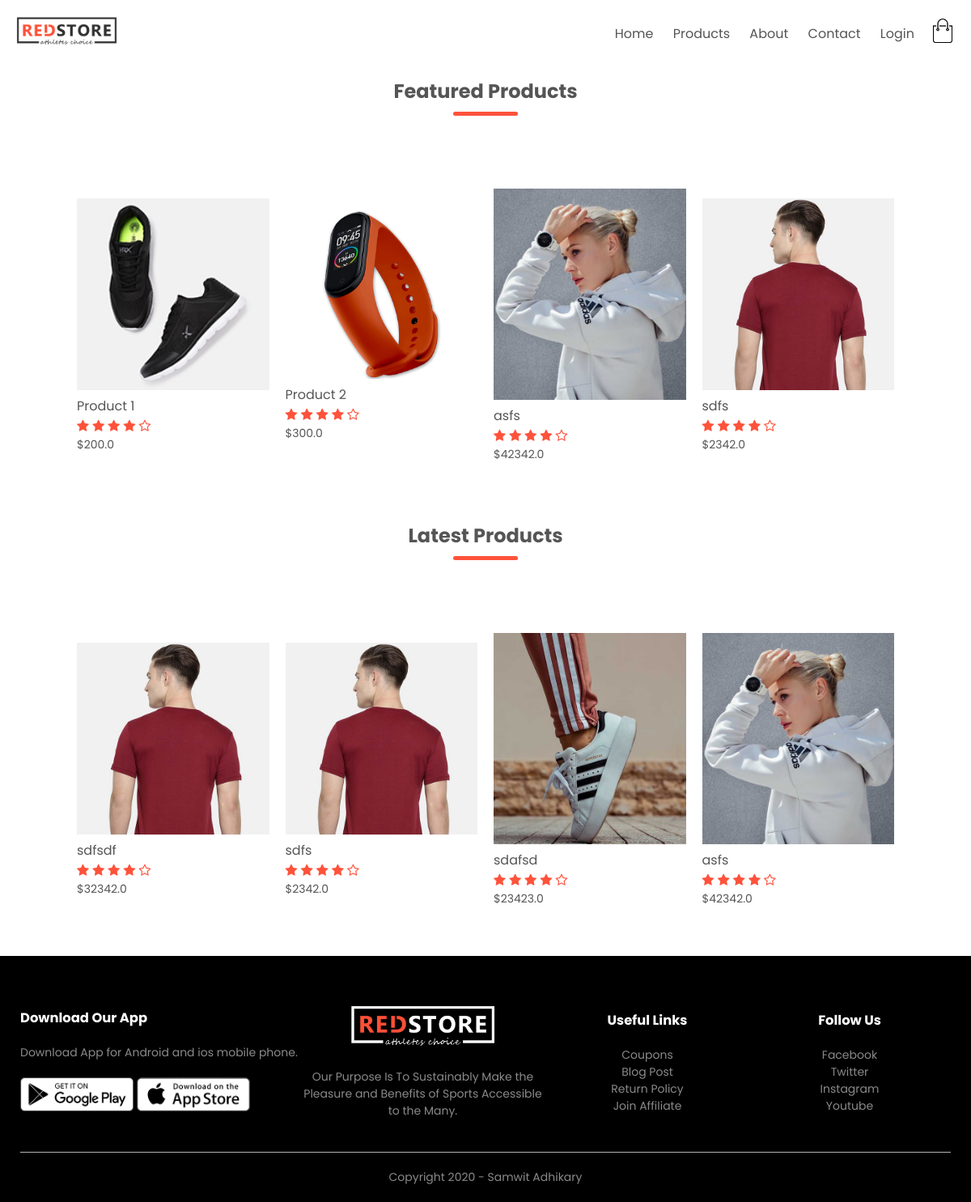
The page / on the database its author committed.
### Products/models.py (models this page shows, shortened)
class ProductModels(models.Model):
     LIVE=1
     DELETE=0
     DELETE_CHOICE=((LIVE,'live'),(DELETE,'Delete'))
     title=models.CharField(max_length=100)
     price=models.FloatField()
     description=models.CharField(max_length=200)
     image=models.ImageField(upload_to='media/productimage')
     category=models.CharField(max_length=100)
     priority=models.IntegerField(default=0)
     delete_status=models.IntegerField(choices=DELETE_CHOICE,default=LIVE)
     created_at=models.DateTimeField(auto_created=True)
     updated_at=models.DateTimeField(auto_now=True)

### Products/views.py (the view)
# urls.py: path('', views.index,name='home'),
def index(request):
    featured_product = ProductModels.objects.order_by('priority')[:4]
    latest_product = ProductModels.objects.order_by('-id')[:4]
    context = {
        'featured_products': featured_product,
        'latest_products': latest_product
    }
    return render(request, 'index.html', context)

### templates/index.html (shortened to what this page needs)
{% extends 'base.html' %}
{% block content %}
    {% include 'home_content.html' %}
{% endblock content %}

### templates/home_content.html
{% load static %}
<div class="small-container">
    <h2 class="title">Featured Products</h2>
    <div class="row">
        {% for product in featured_products %}
        <div class="col-4">
            <a href="{% url 'product_details' product.id %}">
                <img src="{{ product.image.url }}" alt="{{ product.title }}">
            </a>
            <h4>{{ product.title }}</h4>
            <div class="rating">
                <i class="fa fa-star"></i>
                <i class="fa fa-star"></i>
                <i class="fa fa-star"></i>
                <i class="fa fa-star"></i>
                <i class="fa fa-star-o"></i>
            </div>
            <p>${{ product.price }}</p>
        </div>
        {% endfor %}
    </div>
    <h2 class="title">Latest Products</h2>
    <div class="row">
        {% for product in latest_products %}
        <div class="col-4">
            <a href="{% url 'product_details' product.id %}">
                <img src="{{ product.image.url }}" alt="{{ product.title }}">
            </a>
            <h4>{{ product.title }}</h4>
            <div class="rating">
                <i class="fa fa-star"></i>
                <i class="fa fa-star"></i>
                <i class="fa fa-star"></i>
                <i class="fa fa-star"></i>
                <i class="fa fa-star-o"></i>
            </div>
            <p>${{ product.price }}</p>
        </div>
        {% endfor %}
    </div>
</div>

### static/css/style.css (style rules this page uses)
* { margin: 0; padding: 0; box-sizing: border-box; }
body { font-family: 'Poppins', sans-serif; }
a { text-decoration: none; color: #555; }
p { color: #555; }
.row { display: flex; align-items: center; flex-wrap: wrap; justify-content: space-around; }
.small-container { max-width: 1080px; margin: auto; padding-left: 25px; padding-right: 25px; }
.col-4 { flex-basis: 25%; padding: 10px; min-width: 200px; margin-bottom: 50px; transition: transform 0.5s; }
.col-4 img { width: 100%; }
.title { text-align: center; margin: 0 auto 80px; position: relative; line-height: 60px; color: #555; }
.title::after { content: ''; background: #ff523b; width: 80px; height: 5px; border-radius: 5px; position: absolute; bottom: 0; left: 50%; transform: translateX(-50%); }
h4 { color: #555; font-weight: normal; }
.col-4 p { font-size: 14px; }
.rating .fa { color: #ff523b; }

### rows shown on the page
ProductModels: image (picture), title "Product 1", price "200.0"
ProductModels: image (picture), title "Product 2", price "300.0"
ProductModels: image (picture), title "asfs", price "42342.0"
ProductModels: image (picture), title "sdfs", price "2342.0"
ProductModels: image (picture), title "sdfsdf", price "32342.0"
ProductModels: image (picture), title "sdafsd", price "23423.0"
